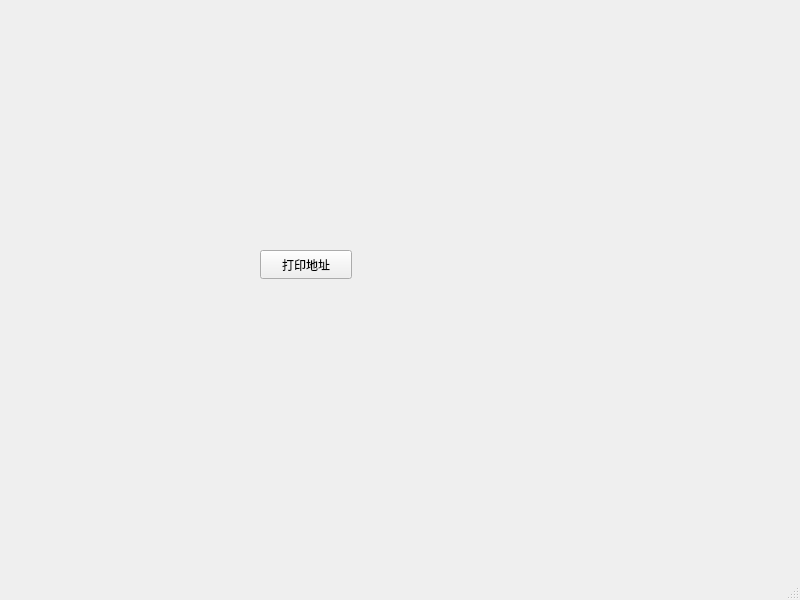
<?xml version="1.0" encoding="UTF-8"?>
<ui version="4.0">
 <class>MainWindow</class>
 <widget class="QMainWindow" name="MainWindow">
  <property name="geometry">
   <rect>
    <x>0</x>
    <y>0</y>
    <width>800</width>
    <height>600</height>
   </rect>
  </property>
  <property name="windowTitle">
   <string>MainWindow</string>
  </property>
  <widget class="QWidget" name="centralwidget">
   <widget class="QPushButton" name="pushButton">
    <property name="geometry">
     <rect>
      <x>260</x>
      <y>250</y>
      <width>92</width>
      <height>29</height>
     </rect>
    </property>
    <property name="text">
     <string>打印地址</string>
    </property>
   </widget>
  </widget>
  <widget class="QMenuBar" name="menubar">
   <property name="geometry">
    <rect>
     <x>0</x>
     <y>0</y>
     <width>800</width>
     <height>25</height>
    </rect>
   </property>
  </widget>
  <widget class="QStatusBar" name="statusbar"/>
 </widget>
 <resources/>
 <connections/>
</ui>
